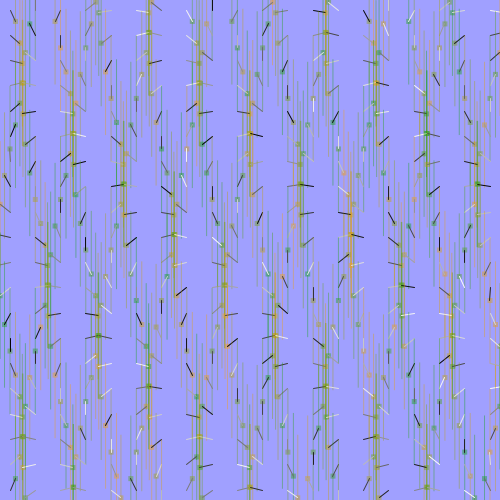
Frame 1 (no input)
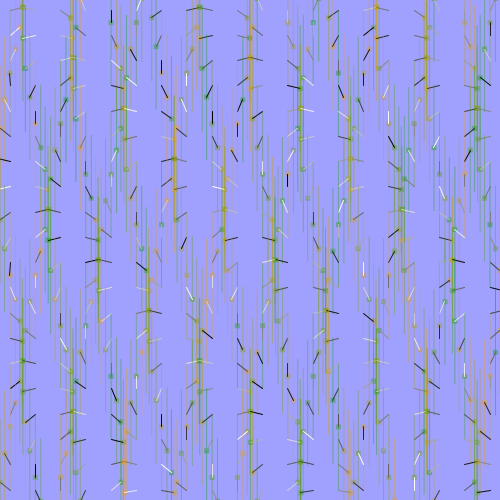
Frame 60 (the mouse pressed at the canvas centre just before this capture)
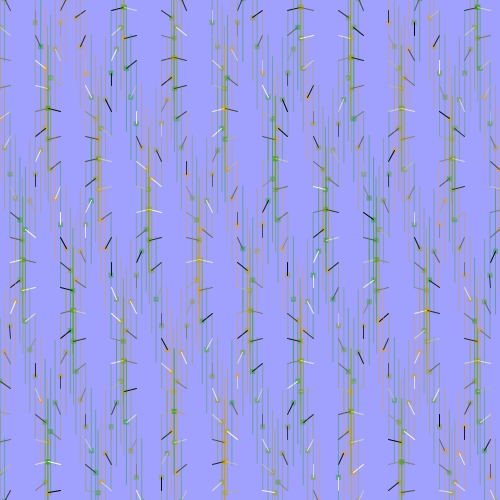
Frame 120 (the mouse held since frame 60 and released just before this capture)

The Processing sketch that drew these frames (run headless with seeded random() and noise(); from frame 60 on, the mouse is pressed at the canvas centre):

// Processing sketch: processing_151825
// ── processing_151825.pde

/*
 * Written for the Creative Coding Course of Monash University
 * Week 2, 05 - Moving Patterns 1
 * Modified by Luvi, June 16th 2014
 *
 * This sketch builds on the previous sketches, drawing shapes based on the
 * current framerate. The movement of individual shapes combine to create a
 * gestalt field of motion. Use the arrow keys on your keyboard to change the
 * frame rate. 
 * 
 * Challenge: Modify the sketch to create a new emergent pattern generator 
 * adding colour to the elements.
 * 
 */


// variable used to store the current frame rate value
int frame_rate_value;

void setup() {
  size(500, 500);

  frame_rate_value = 7;
  frameRate(frame_rate_value);
  rectMode(CENTER);
  background(255);
}


void draw() {

  background(160,160,255, 200);

  int num = 20;
  int margin = 10;
  float gutter = 0; //distance between each cell
  float cellsize = ( width - (2 * margin) - gutter * (num - 1) ) / (num - 1);

  int circleNumber = 0; // counter
  for (int i=0; i<num; i++) {
    for (int j=0; j<num; j++) {
      circleNumber = (i * num) + j; // different way to calculate the circle number from w2_04

      float tx = margin + cellsize * i + gutter * i;
      float ty = margin + cellsize * j + gutter * j;

      movingCircle(tx, ty, cellsize, circleNumber);
    }
  }
} //end of draw 


void movingCircle(float x, float y, float size, int circleNum) {

  float finalAngle;
  finalAngle = frameCount + circleNum;

  //the rotating angle for each tempX and tempY postion is affected by frameRate and angle;  
  float tempX = x + (size / 2) * sin(PI / frame_rate_value * finalAngle);
  float tempY = y + (size / 2) * cos(PI / frame_rate_value * finalAngle);

  noStroke();
  fill(random(255), 160, 0, 100);
  rect(tempX, tempY, size/5, size/5);
  rect(tempX, tempY, 1, size*5);
  stroke(255);
  noFill();
  stroke(random(255));
  line(x, y, tempX, tempY);
}


/*
 * keyReleased function
 *
 * called automatically by Processing when a keyboard key is released
 */
 
void keyReleased() {

  // right arrow -- increase frame_rate_value
  if (keyCode == RIGHT && frame_rate_value < 60) {
    frame_rate_value++;
  }

  // left arrow -- decrease frame_rate_value
  if ( keyCode == LEFT && frame_rate_value > 1) {
    frame_rate_value--;
  }

  // set the frameRate and print current value on the screen
  frameRate(frame_rate_value);
  println("Current frame Rate is: " + frame_rate_value);
}
